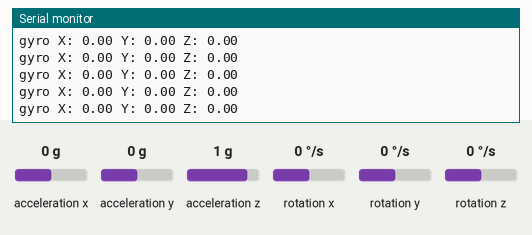
This sketch was run on a simulated Arduino Uno, built with avr-gcc and run on an emulated ATmega328P. On the bench: the last lines printed to the serial monitor. The test bench sets the inputs (shaded band); at power-on: acceleration x 0 g, acceleration y 0 g, acceleration z 1 g, rotation z 0 °/s, rotation x 0 °/s, rotation y 0 °/s.

Above: at 2.0 s.
2.1 s: acceleration x set to -1.4 g
At 2.38 s:
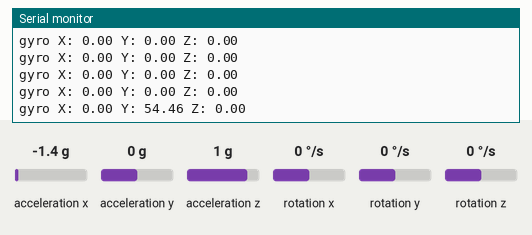
3.6 s: acceleration y set to -1.4 g
At 3.6 s:
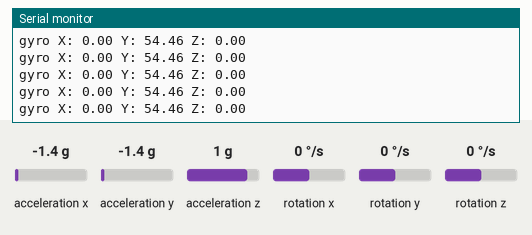
5.1 s: acceleration z set to -1.4 g
At 5.23 s:
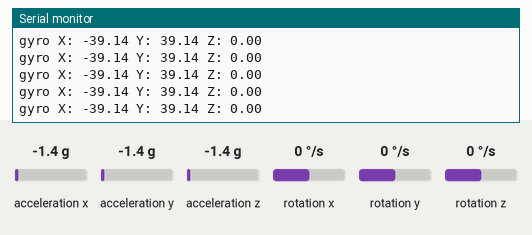
6.6 s: rotation z set to -192 °/s
At 6.65 s:
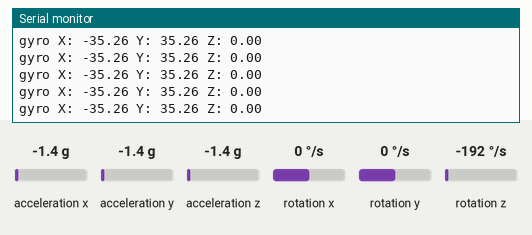
Timing chart, 0 to 9.1 s (numbered marks = the images above; inputs shaded):
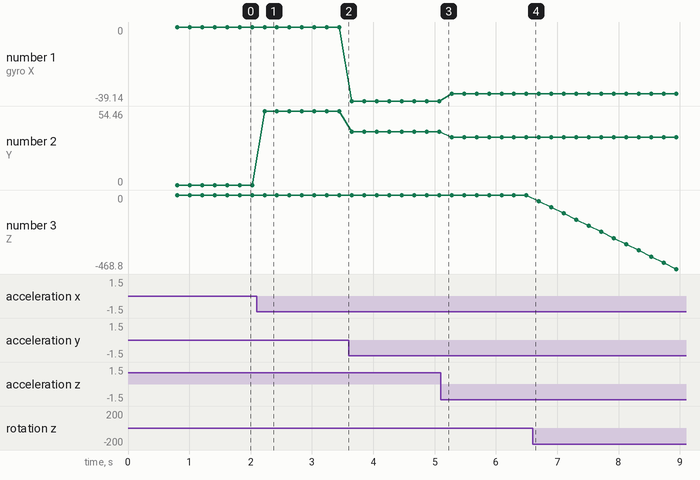

Measured:
- after the input at 2.1 s, the serial monitor: prints a new line after 0.13 s (image 1)
- plotted number 1: 0 → -39.14 after the input at 3.6 s, -39.14 → -35.26 after the input at 5.1 s
- plotted number 2: 0 → 54.46 after the input at 2.1 s, 54.46 → 39.14 after the input at 3.6 s, 39.14 → 35.26 after the input at 5.1 s
- plotted number 3: 0 → -468.8 after the input at 6.6 s

The sketch:

10-gyroscope-xyz-display.ino
```cpp
// Exercice 10 : gyroscope (afficher X, Y, Z en meme temps)

#include "MeAuriga.h"
#include "Wire.h"

MeGyro gyroSensor(0, 0x69);

void setup() {
  Serial.begin(9600);
  gyroSensor.begin();
}

void loop() {
  gyroSensor.update();

  float x = gyroSensor.getAngleX();
  float y = gyroSensor.getAngleY();
  float z = gyroSensor.getAngleZ();

  Serial.print("gyro X: ");
  Serial.print(x);
  Serial.print(" Y: ");
  Serial.print(y);
  Serial.print(" Z: ");
  Serial.println(z);

  delay(200);
}
```
